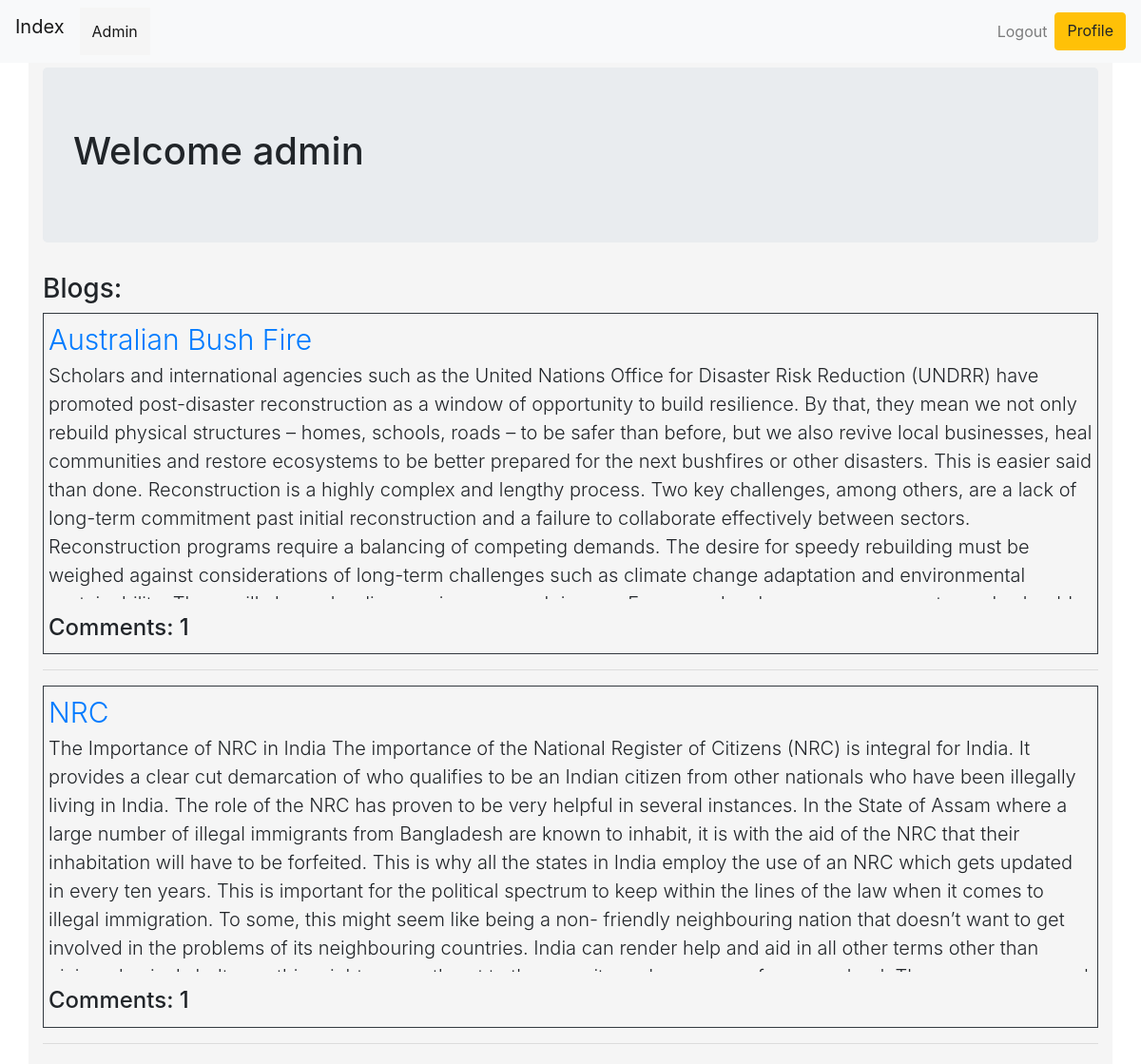
The app's page / (signed in) with its own data.
### blog/models.py (models this page shows, shortened)
class CreateBlog(models.Model):
    user = models.ForeignKey(User, on_delete=models.CASCADE, related_name='user_create_blog')
    title = models.TextField()
    blog = models.TextField()
    date = models.DateTimeField(default=timezone.now())
    objects = models.Manager()

### blog/views.py (the view)
# urls.py: path('', views.BlogListView.as_view(), name='index'),
class BlogListView(ListView):
    model = CreateBlog
    template_name = 'index.html'
    context_object_name = 'blogs'
    def get_queryset(self):
        return CreateBlog.objects.filter(date__lte=timezone.now()).order_by('-date')

### blog/templates/blog/index.html (shortened to what this page needs)
{% extends 'base.html' %}
{% block body %}
    <div class="jumbotron lead">
       <h1> Welcome {{user.username}}</h1>
     </div>
    {%  if blogs %}
    <h3>Blogs: </h3>
    {% for blog in blogs %}
    <div class="border border-dark" >
        <a style="font-size: 30px;" href="{% url 'blog:blog_detail' pk=blog.pk %}" class="lead" > {{blog.title}} </a>
        <p class="lead" style=" height: 250px;overflow-y: auto;"> {{blog.blog}} </p>
        <h4>Comments: {{blog.comments.count}}</h4>
        </div>
        <hr>
    {% endfor %}
    {% else %}
    <h2 >No Blogs Yet</h2>
    <h3 class="lead" >Create Your <a href="{% url 'blog:createBlog' %}" >First Blog </a></h3>
    {% endif %}
{% endblock %}

### blog/static/css/style.css (style rules this page uses)
div { background-color: whitesmoke; padding: 5px; }

### records on screen
CreateBlog: title "Australian Bush Fire", blog "Scholars and international agencies such as the United Nations Office for Disaster Risk Reduction (UNDRR) have promoted post-disaster reconstruction as a window of opportunity to build resilience. By that, they mean we not only rebuild physical structures – homes, schools, roads – to be safer than before, but we also revive local businesses, heal communities and restore ecosystems to be better prepared for the next bushfires or other disasters. This is easier said than done. Reconstruction is a highly complex and lengthy process. Two key challenges, among others, are a lack of long-term commitment past initial reconstruction and a failure to collaborate effectively between sectors.…", comments.count "1"
CreateBlog: title "NRC", blog "The Importance of NRC in India The importance of the National Register of Citizens (NRC) is integral for India. It provides a clear cut demarcation of who qualifies to be an Indian citizen from other nationals who have been illegally living in India. The role of the NRC has proven to be very helpful in several instances. In the State of Assam where a large number of illegal immigrants from Bangladesh are known to inhabit, it is with the aid of the NRC that their inhabitation will have to be forfeited. This is why all the states in India employ the use of an NRC which gets updated in every ten years. This is important for the political spectrum to keep within the lines of the law when it…", comments.count "1"

### other values on screen
{{ user.username }} "admin"
